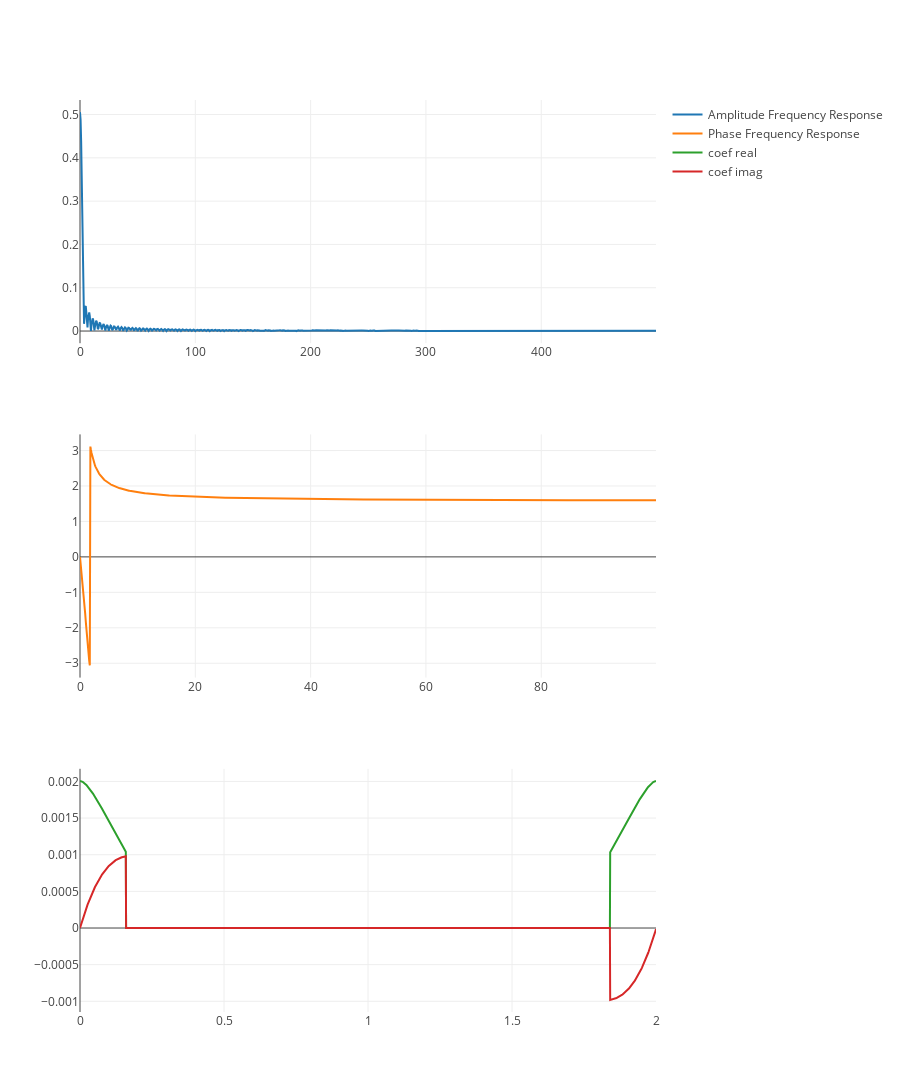

The notebook cell this image was saved under:
### Code cell
N = 2000
T = 2# s

t = np.linspace(0, T, N)
s = np.ones(N)

df = 1. / T
k = [i * df for i in range(N)]

Rp = 1.0
Rs = 30.0
w0 = 1.0
w1 = 5.0
HGen = transfer_function_butterworth(Rp, Rs, w0, w1)

H_jw = [HGen(1j*i / w0) for i in k]
afr = np.absolute(H_jw)
phase = np.angle(H_jw)

# sym = np.append(afr[::-1], afr)
coef = np.fft.ifft(afr)
# coef = [HGen((1 - 1. / z) / (1 + 1. / z) * 2 * N/T) for z in t[1:]]
# coef = coef[:len(coef) // 2]


coef[160:-160] = 0
H_jw = np.fft.fft(coef.real)
afr = np.absolute(H_jw)
afr = afr[:len(afr) // 2]






tr_afr = go.Scatter(
    x = k,
    y = afr,
    name='Amplitude Frequency Response'
)

tr_coef_real = go.Scatter(
    x = t,
    y = coef.real,
    name='coef real'
)

tr_coef_imag = go.Scatter(
    x = t,
    y = coef.imag,
    name='coef imag'
)

rows = 3
cols = 1
fig = py.tools.make_subplots(rows = rows, cols = cols)

fig['layout'].update(height=rows * 450, width=cols * 900)
# fig['layout'].update(xaxis=dict(type='log', autorange=True),
#                      xaxis2=dict(type='log', autorange=True),
#                      xaxis3=dict(type='log', autorange=True))

fig.append_trace(tr_afr, 1, 1)
fig.append_trace(tr_phase, 2, 1)
fig.append_trace(tr_coef_real, 3, 1)
fig.append_trace(tr_coef_imag, 3, 1)

py.offline.iplot(fig)

### Figure 1 — Plotly figure (JSON) as saved in the notebook; plotly's stock layout.template omitted (floating-point values rounded to 4 significant figures; data arrays with more than 128 entries replaced by an {"elided": "..."} marker saying what was removed)
{"data": [{"name": "Amplitude Frequency Response", "type": "scatter", "x": {"elided": "2000 float values"}, "xaxis": "x1", "y": {"elided": "1000 float values"}, "yaxis": "y1"}, {"name": "Phase Frequency Response", "type": "scatter", "x": {"elided": "1000 float values"}, "xaxis": "x2", "y": {"elided": "1000 float values"}, "yaxis": "y2"}, {"name": "coef real", "type": "scatter", "x": {"elided": "2000 float values"}, "xaxis": "x3", "y": {"elided": "2000 float values"}, "yaxis": "y3"}, {"name": "coef imag", "type": "scatter", "x": {"elided": "2000 float values"}, "xaxis": "x3", "y": {"elided": "2000 float values"}, "yaxis": "y3"}], "layout": {"height": 1350, "width": 900, "xaxis1": {"anchor": "y1", "domain": [0, 1]}, "xaxis2": {"anchor": "y2", "domain": [0, 1]}, "xaxis3": {"anchor": "y3", "domain": [0, 1]}, "yaxis1": {"anchor": "x1", "domain": [0.7333, 1]}, "yaxis2": {"anchor": "x2", "domain": [0.3667, 0.6333]}, "yaxis3": {"anchor": "x3", "domain": [0, 0.2667]}}}
